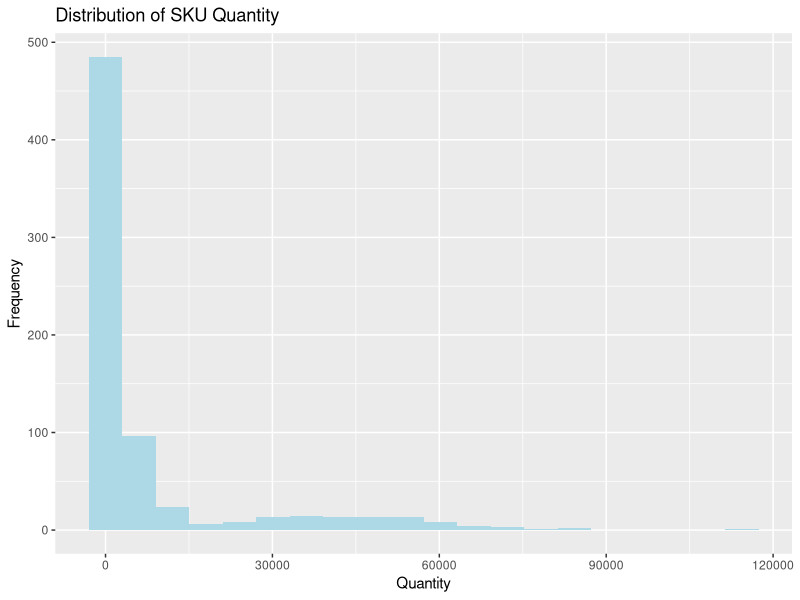
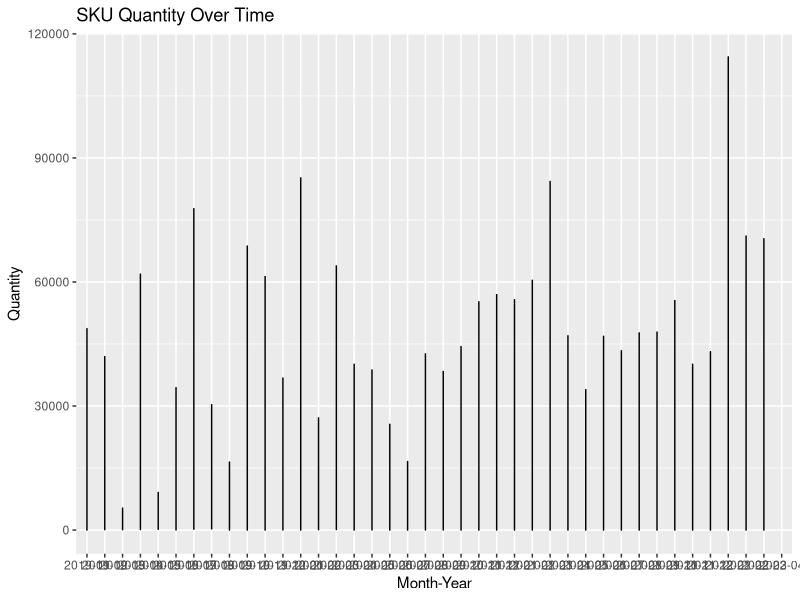
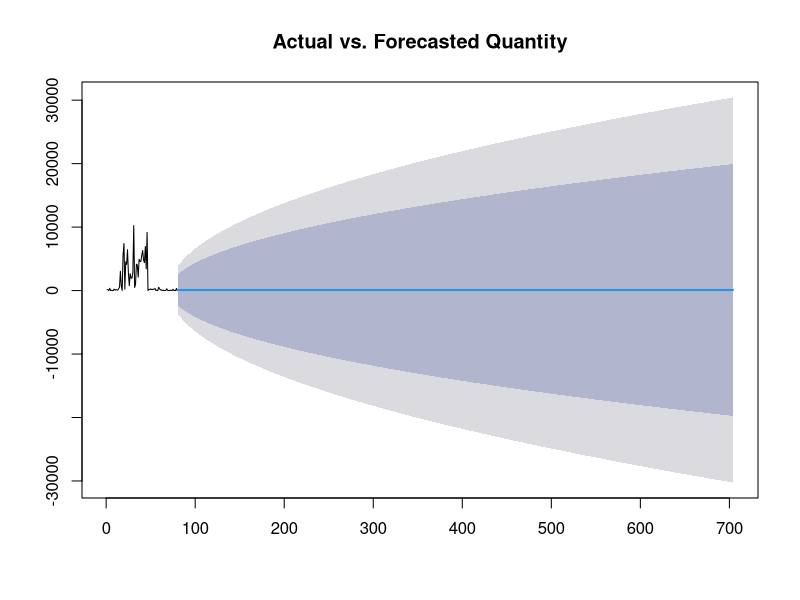

Source code (R) for these figures, in order:
## ---- chunk 1
knitr::opts_chunk$set(echo = TRUE)
## ---- chunk 2
library(readr)
library(dplyr)
library(ggplot2)
library(forecast)
## ---- chunk 3
# Read the data from CSV file
data <- read_csv("forecast.csv")

# Check the structure of the data
str(data)

# Cleanse the data - Remove rows with missing values
data <- na.omit(data)
## ---- chunk 4
summary(data)
## ---- chunk 5
ggplot(data, aes(x = QUANTITY)) +
  geom_histogram(fill = "lightblue", bins = 20) +
  labs(x = "Quantity", y = "Frequency") +
  ggtitle("Distribution of SKU Quantity")
## ---- chunk 6
ggplot(data, aes(x = MONTH_YEAR, y = QUANTITY)) +
  geom_line() +
  labs(x = "Month-Year", y = "Quantity") +
  ggtitle("SKU Quantity Over Time")
## ---- chunk 7
# Split data into training and test sets
train_data <- data[1:80, ]
test_data <- data[81:nrow(data), ]
## ---- chunk 8
# Fit ARIMA model
model <- auto.arima(train_data$QUANTITY)

# Forecast using the ARIMA model
forecast <- forecast(model, h = nrow(test_data))

# Plot actual vs. forecasted values
plot(forecast, main = "Actual vs. Forecasted Quantity")
## ---- chunk 9
# Calculate evaluation metrics
accuracy(forecast, test_data$QUANTITY)
